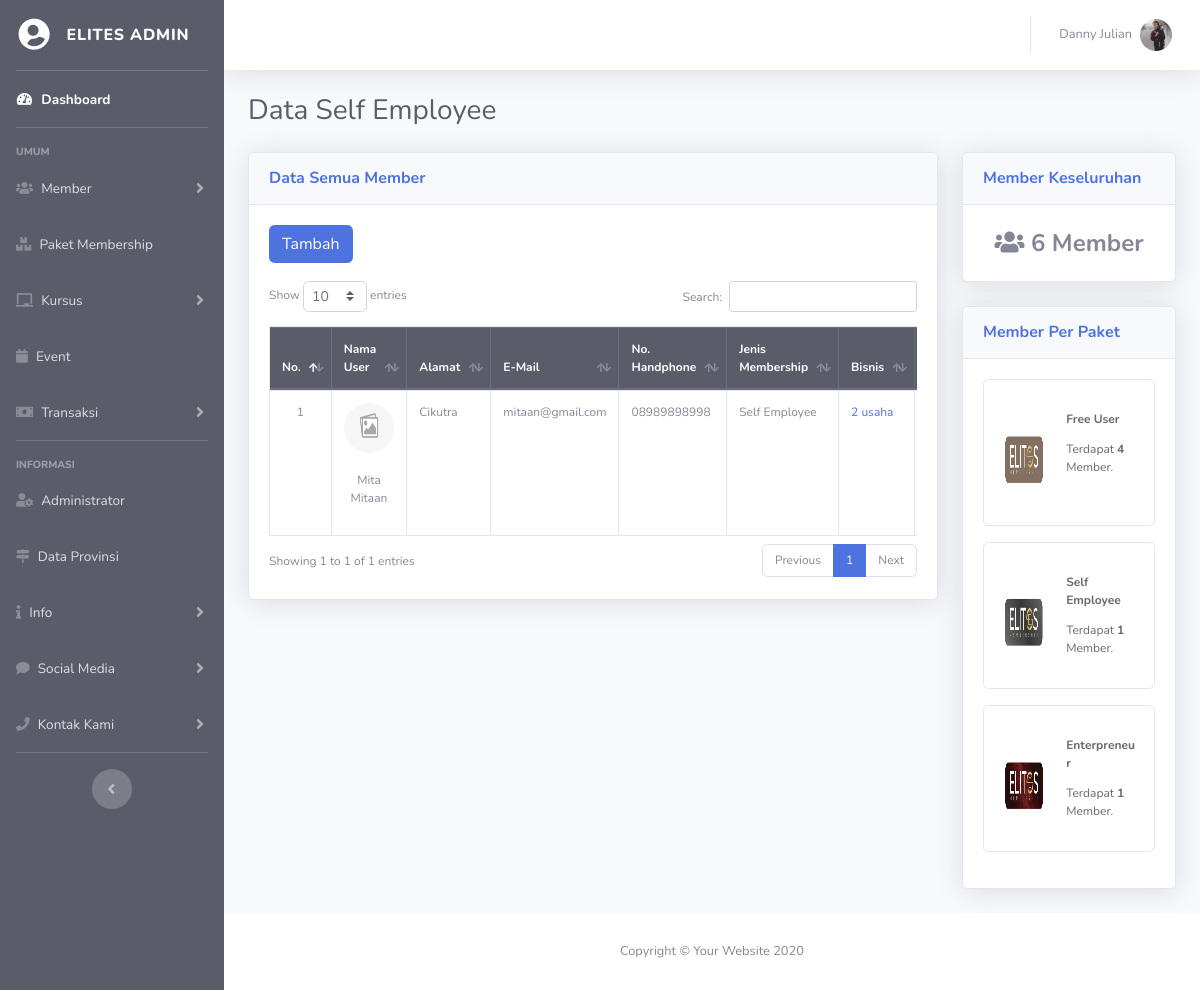
Page /elit-admin/index.php?hal=member-filter&mau=employee (signed in) on the committed database.
### tables this page shows
CREATE TABLE `user` (
  `id_user` int(11) NOT NULL,
  `nama_user` varchar(50) NOT NULL,
  `alamat` text NOT NULL,
  `tgl_lahir` date NOT NULL,
  `jenis_kelamin` varchar(15) NOT NULL,
  `no_hp` varchar(15) NOT NULL,
  `email` varchar(50) NOT NULL,
  `password` varchar(15) NOT NULL,
  `foto` varchar(100) NOT NULL,
  `hak_akses` varchar(15) NOT NULL,
  `status` varchar(15) NOT NULL,
  `setuju` varchar(5) NOT NULL
);

CREATE TABLE `user_status` (
  `id_userstats` int(11) NOT NULL,
  `id_user` int(11) NOT NULL,
  `id_paket` int(11) NOT NULL
);

CREATE TABLE `paket_member` (
  `id_paket` int(11) NOT NULL,
  `nama_paket` varchar(50) NOT NULL,
  `harga_member` double NOT NULL,
  `deskripsi_paket` text NOT NULL,
  `kondisi` varchar(10) NOT NULL,
  `jumlah_kelas` int(11) NOT NULL,
  `foto_paket` varchar(100) NOT NULL,
  `masa_berlaku` varchar(20) NOT NULL
);

### elit-admin/fungsi/fungsian.php (called while the page is built, shortened)
<?php
    function loncengNotif($a)
    {
        if ($a==0)
        {
            $isi = "";
        }
        return $isi;
    }
?>

### fungsional/data/isiData.php (called while the page is built, shortened)
<?php
    class isiData extends konfigurasi
    {
        public function perulanganData($q)
        {
            while ($a = mysqli_fetch_array($q))
            {
                $isi[]=$a;
            }
            return $isi;
        }
        public function hitungData($q)
        {
            $hitung = mysqli_num_rows($q);
            return $hitung;
        }
        public function eksekusiSQL($sqlnya)
        {
            $sambungannya=parent::sambungkan();
            $que = mysqli_query($sambungannya, $sqlnya);
            return $que;
        }
        public function tampilData($nama_tabel)
        {
            $sql = "SELECT *FROM $nama_tabel";
            $que = $this->eksekusiSQL($sql);
            $hitungan = $this->hitungData($que);
            if ($hitungan>0)
            {
                $kondisi = $this->perulanganData($que);
            }
            else
            {
                $kondisi = $hitungan;
            }
            return $kondisi;
        }
        public function tampilId($nama_tabel, $id, $val)
        {
            $sql = "SELECT *FROM $nama_tabel WHERE $id = '$val'";
            $que = $this->eksekusiSQL($sql);
            $kondisi = $this->perulanganData($que);
            return $kondisi;
        }
    }
?>

### elit-admin/fungsi/akun.php (called while the page is built, shortened)
<?php
    if (!empty($admin))
    {
        $tampil = $isi->tampilId("user", "id_user", "$admin");
        foreach ($tampil as $key)
        {
            $namauser = $key['nama_user'];
            $foto     = $key['foto'];
            if ($foto=='Kosong')
            {
                $gambarLogin = "../img/nofoto.png";
            }
            else
            {
                $gambarLogin="../foto/$foto";
            }
        }
    }
?>

### elit-admin/halaman/member-filter.php (the view, shortened to what this page needs)
<?php
    $idm = @$_GET['mau'];
    if ($idm=='employee')
    {
        $pkt = "Self Employee";
    }
    $ingin= $idm;
?>
 <div class="container-fluid teks12">
     <div class="d-sm-flex align-items-center justify-content-between mb-4">
         <h1 class="h3 mb-0 text-gray-800">Data <?php echo $pkt; ?></h1>
     </div>
     <div class="row">
         <div class="col-xl-9 col-lg-8">
             <div class="card shadow mb-4">
                 <div class="card-header py-3 d-flex flex-row align-items-center justify-content-between">
                     <h6 class="m-0 font-weight-bold text-primary">Data Semua Member</h6>
                 </div>
                 <div class="card-body">
                    <a class='btn btn-primary' href='?hal=member-tambah&ingin=<?php echo $ingin;?>'>Tambah</a>
                    <br><br>
                     <?php
                        if ($pkt!=="Administrator")
                        {
                            $cariPaket = $isi->eksekusiSQl("SELECT *FROM paket_member WHERE nama_paket='$pkt'");
                            foreach ($cariPaket as $y)
                            {
                                $idpaket = $y['id_paket'];
                            }
                            $direksi ="SELECT * FROM `user_status` INNER JOIN user ON user_status.id_user = user.id_user
                            WHERE user_status.id_paket='$idpaket' ORDER BY user.id_user DESC";
                        }
                        else
                        {
                            $direksi = "SELECT *FROM user WHERE hak_akses='Administrator'";
                            $tMember = "";
                            $tabelan="";
                        }
                        $perintah = $isi->eksekusiSQl($direksi);
                        $hitung   = $isi->hitungData($perintah);
                        if ($hitung == 0) {
                            pesanKosong();
                        }
                    else {
                        echo
                        "
                       <div class='table-responsive'>
                            <table style='font-size:12px;' class='table table-bordered table-hover' id='dataTable' width='100%' cellspacing='0'>
                                <thead class='thead-dark'>
                                    <tr>
                                        <th>No.</th>
                                        <th>Nama User</th>
                                        <th>Alamat</th>
                                        <th>E-Mail</th>
                                        <th>No. Handphone</th>
                                        <th>Jenis Membership</th>
                                        <th>Bisnis</th>
                                        <th>Aksi</th>
                                    </tr>
                                </thead>
                        ";
                        $no = 1;
                        foreach ($perintah as $a) {
                            $nama   = $a['nama_user'];
                            $alamat = $a['alamat'];
                            $email  = $a['email'];
                            $nohp   = $a['no_hp'];
                            $foto   = $a['foto'];
                            $ius    = $a['id_user'];
                            $statusEr = $isi->eksekusiSQl("SELECT *FROM user_status
                                                        INNER JOIN user ON user_status.id_user = user.id_user
                                                        INNER JOIN paket_member ON user_status.id_paket = paket_member.id_paket
                                                        WHERE user.id_user='$ius'");
                            foreach ($statusEr as $o) {
                                $namaPaket = $o['nama_paket'];
                            }
                            $userPreneur = $isi->eksekusiSQL("SELECT *FROM user_preneur
                                                                INNER JOIN user ON user.id_user=user_preneur.id_user
                                                                INNER JOIN provinsi ON provinsi.id_provinsi=user_preneur.id_provinsi
                                                                WHERE user.id_user='$ius'");
                            $jumPreneur = $isi->hitungData($userPreneur);
                            if ($jumPreneur == 0) {
                                $namaBis = "Belum ada";
                                $usaha = "Belum ada";
                                $isiUsaha = "<h3>Info Usaha belum diinput</h3>";
                            } else {
                                $usaha = "
                                    <a href='?hal=member-bisnis&idbis=$ius'>$jumPreneur usaha</a>
                                ";
                                foreach ($userPreneur as $a) {
                                    $ius    = $a['id_user'];
                                }
                            }
                            if ($foto == 'Kosong') {
                                $gambar = "<img class='rounded-circle' src='../img/nofoto.png' width='50' height='50'>";
                                $tujuan = "../img/nofoto.png";
                            }
                            echo
                            "
                                <tbody>
                                    <tr>
                                        <td align='center'>$no</td>
                                        <td>
                                            <center>
                                                $gambar
                                                <br> <br>
                                                <p>$nama</p>
                                            </center>
                                        </td>
                                        <td>$alamat</td>
                                        <td>$email</td>
                                        <td>$nohp</td>
                                        <td>$namaPaket</td>
                                        <td>$usaha</td>
                                                        <a data-fancybox class='dropdown-item' data-src='#member$ius' href='javascript:;'>View</a>
                                                        <a class='dropdown-item' href='?hal=member-edit&id=$ius&mau=edit'>Edit</a>
                                                        <a class='dropdown-item' href='?hal=member-respon&id=$ius&mau=hapus&f=$foto'>Hapus</a>
                                    </tr>
                                    <div class='container' style='display: none; font-size:14px; width:800px;' id='member$ius'>
                                                    <img src='$tujuan' width='100%' height='270'>
                                                    <dd><b>Nama Member</b> : $nama</dd>
                                                    <dd><b>Alamat Tinggal</b> : $alamat</dd>
                                                    <dd><b>E-mail</b> : $email</dd>
                                                    <dd><b>No. Handphone</b> : $nohp</dd>
                                                    <dd><b>Status Membership</b> : $namaPaket</dd>
                                                        <a class='btn btn-warning' href='?hal=member-edit&id=$ius&mau=edit'>Edit Profil Member</a>
                                                        <a class='btn btn-danger' href='?hal=member-respon&id=$ius&mau=hapus'>Hapus Member</a>
                                        $isiUsaha
                                    </div>
                            ";
                            $no++;
                        }
                        echo
                        "
                                </tbody>
                            </table>
                        </div>
                       ";
                    }
                    ?>
                 </div>
             </div>
         </div>
         <div class="col-xl-3 col-lg-4">
         <div class="card shadow mb-4">
                 <div class="card-header py-3 d-flex flex-row align-items-center justify-content-between">
                     <h6 class="m-0 font-weight-bold text-primary">Member Keseluruhan</h6>
                 </div>
                 <div class="card-body">
                     <?php
                        $membernya = $isi->eksekusiSQl("SELECT *FROM user WHERE hak_akses='Member'");
                        $banmember = $isi->hitungData($membernya);
                    echo
                    "
                        <center>
                            <font size='5'>
                                <b>  <i class='fa fa-users ' aria-hidden='true'></i> $banmember Member</b>
                            </font>
                        </center>
                    ";
                    ?>
                 </div>
             </div>
             <div class="card shadow mb-4">
                 <div class="card-header py-3 d-flex flex-row align-items-center justify-content-between">
                     <h6 class="m-0 font-weight-bold text-primary">Member Per Paket</h6>
                 </div>
                 <div class="card-body">
                     <?php
                        $tampilin = $isi->tampilData("paket_member");
                            foreach($tampilin as $a)
                            {
                                $idp    = $a['id_paket'];
                                $namaPaket   = $a['nama_paket'];
                                $foto   = $a['foto_paket'];
                                $memberPaket = $isi->eksekusiSQL("SELECT *FROM user_status WHERE id_paket='$idp'");
                                $hitungPaket = $isi->hitungData($memberPaket);
                                if ($hitungPaket==0)
                                {
                                    $pesanPaket=
                                    "
                                        <p class='card-text'>
                                            Belum ada Member untuk paket ini.
                                        </p>
                                    ";
                                }
                                else
                                {
                                    $pesanPaket=
                                    "
                                        <p class='card-text'>
                                            Terdapat <b>$hitungPaket</b> Member.
                                        </p>
                                    ";
                                }
                                if ($foto=='Kosong')
                                {
                                    $gambar = "<img class='rounded-circle' src='../img/nofoto.png' width='50' height='50'><br> <br>";
                                    $box = "";
                                }
                                else
                                {
                                    $tujuan = "../foto/paket/$foto";
                                    $box =
                                    "
                                        <center>
                                        <img src='$tujuan' width='100%' height='70' style='margin-top:15px;'>
                                        </center>
                                    ";
                                }
                                echo
                                "
                                <a href='?hal=member-paket&idp=$idp' class='card mb-3 kartu' style='width: 100%; font-size:12px;'>
                                    <div class='card-body'>
                                        <div class='row'>
                                            <div class='col-md-5 card-body' style='padding:10px;'>
                                                $box
                                            </div>
                                            <div class='col-md-7' style='padding:10px;'>
                                                <p class='card-title'><b>$namaPaket</b></p>
                                                $pesanPaket
                                            </div>
                                        </div>
                                    </div>
                                </a>
                                ";
                            }
                        ?>
                 </div>
             </div>
         </div>
     </div>
 </div>

### elit-admin/fungsi/menu-atas.php (shortened to what this page needs)
<nav class="navbar navbar-expand navbar-light bg-white topbar mb-4 static-top shadow">
<ul class="navbar-nav ml-auto">
  <li class="nav-item dropdown no-arrow">
    <a class="nav-link dropdown-toggle" href="#" id="userDropdown" role="button" data-toggle="dropdown" aria-haspopup="true" aria-expanded="false">
      <span class="mr-2 d-none d-lg-inline text-gray-600 small"><?php echo $namauser; ?></span>
      <img class="img-profile rounded-circle" src="<?php echo $gambarLogin; ?>">
    </a>
  </li>
</ul>
</nav>

### elit-admin/css/danny-admin.css (style rules this page uses)
.kartu { text-decoration: none; color:dimgray }
.container-fluid { font-size: 12px; }
table { font-size: 12px; }

### rows in the picture
user: nama_user "Danny Julian", foto (picture)
user_status: id_user.nama_user "Mita Mitaan", id_user.alamat "Cikutra", id_user.email "mitaan@gmail.com", id_user.no_hp "08989898998", id_paket.nama_paket "Self Employee", jumPreneur "2"
paket_member: foto_paket (picture), nama_paket "Free User", hitungPaket "4"
paket_member: foto_paket (picture), nama_paket "Self Employee", hitungPaket "1"
paket_member: foto_paket (picture), nama_paket "Enterpreneur", hitungPaket "1"

### other values in the picture
$pkt "Self Employee"
$banmember "6"
